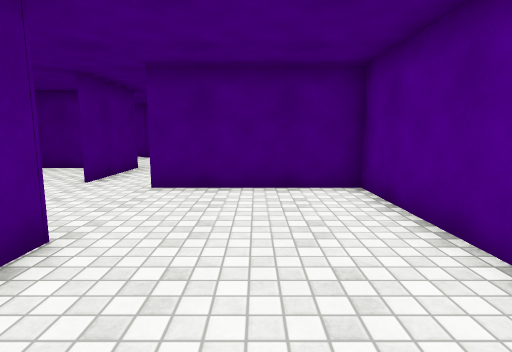
View 1 (above)

16 first-person views from a walk through a 3-D level made in the Unity game engine. The camera is 1.3 m above the floor, tilts 8° down and sees 80° across. The floor is counted in squares, 1 m on a side. Each view is taken from the middle of a square. On the plan, view 1 faces up. The plan holds only what a view shows up to about 14 squares ahead; the rest is blank. Surface patterns are stand-ins for the level's own textures.

View 2
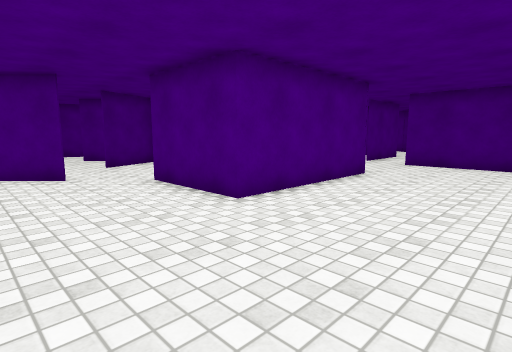

View 3
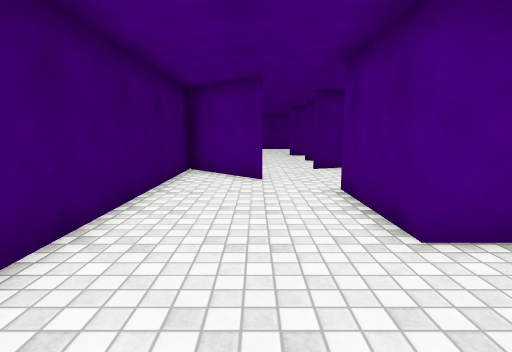

View 4
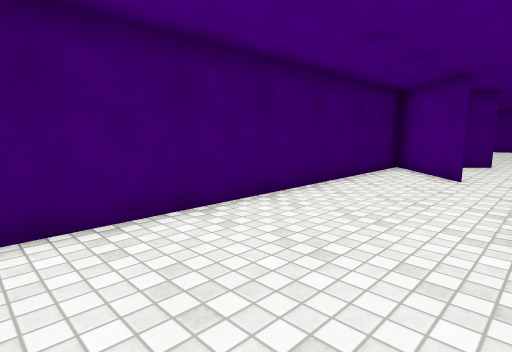

View 5
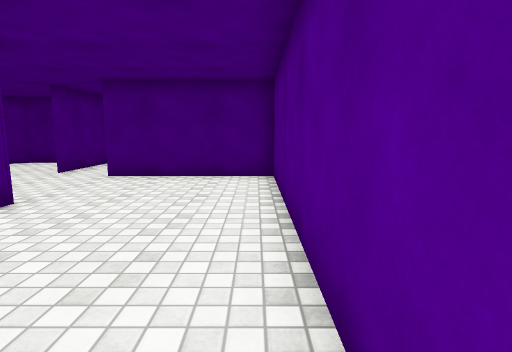

View 6
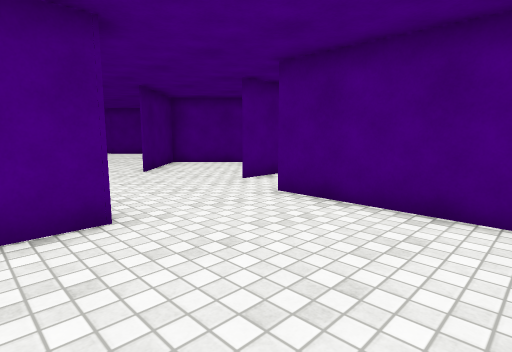

View 7
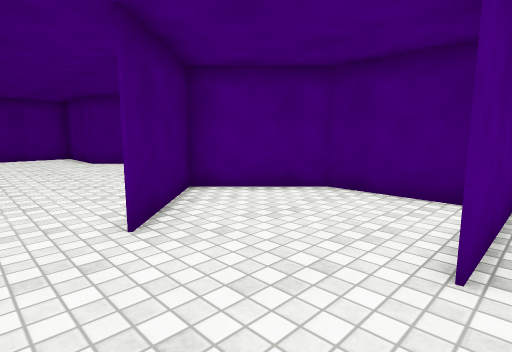

View 8
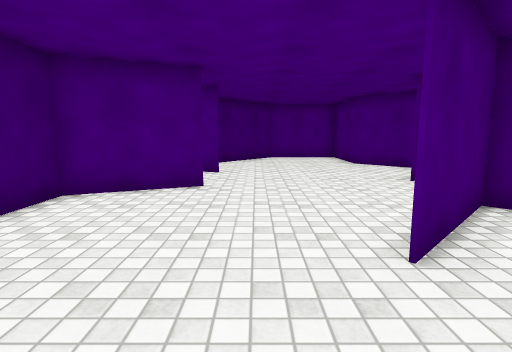

View 9
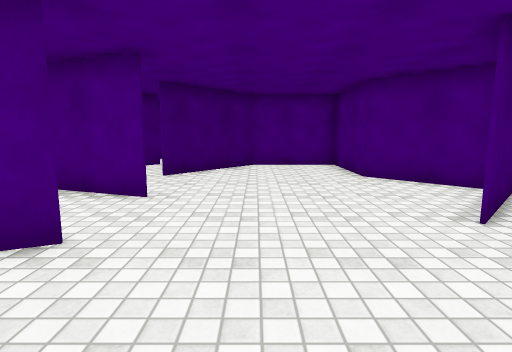

View 10
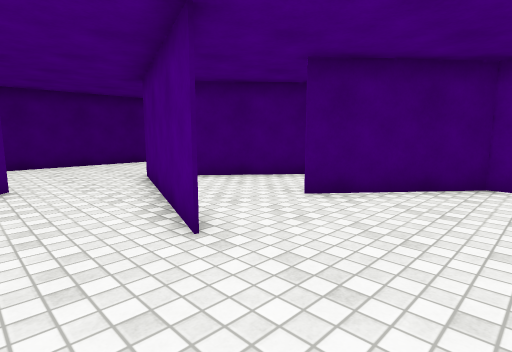

View 11
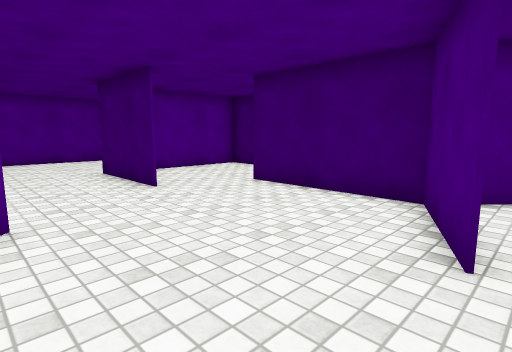

View 12
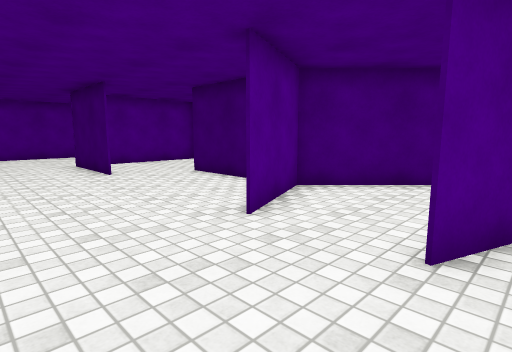

View 13
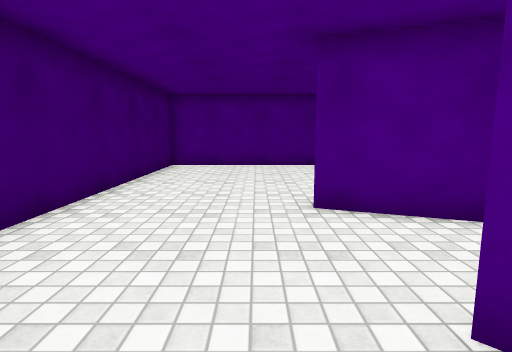

View 14
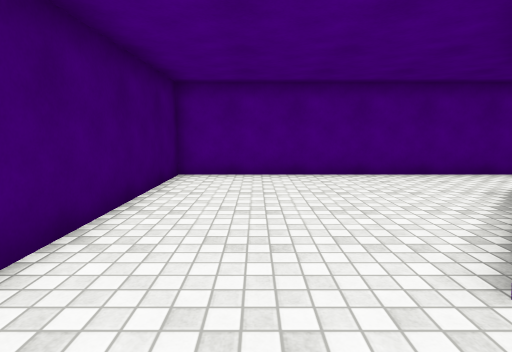

View 15
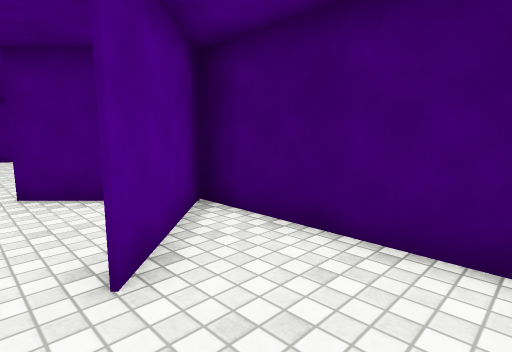

View 16
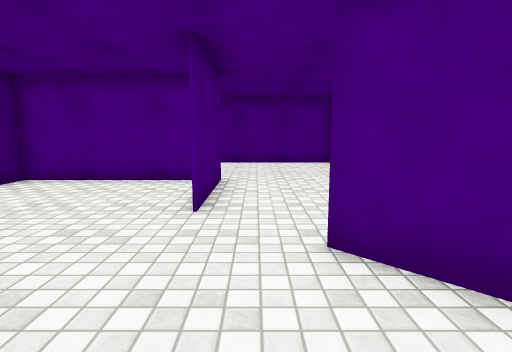

### Floor plan
Key: @ floor where view 1 was taken; # wall or solid block; . floor.
Columns run from 25 left of view 1 to 3 right of it. Each row starts with its distance up from view 1.
 12                  #####
 11         ####    ##...#
 10        ##..##  ##....#
  9    #####...... #.....#.
  8    #...........##....#.
  7    #............##.....######
  6    ##.......................#
  5     ##......................#
  4 #.   ##............####.....#
  3 #..   #..##..#........#.....#
  2 #...#....#...#........#.....#
  1 #...##...#...######...#.....#
  0 #....##.##..###.......#..@..#
 -1 #.....###..##.##......#.....#
 -2 #..................####.....#
 -3 #...........................#
 -4 #............#...#..........#
 -5 #............##.##..........#
 -6 #.............###...........#
 -7 #############################

Positions as (right, up) in squares from view 1, and headings:
1: (0, 0), facing up
2: (2, -6), facing up-left
3: (1, -4), facing left
4: (2, -2), facing down-left
5: (2, -2), facing up
6: (2, 2), facing up-left
7: (-4, 5), facing up-left
8: (-5, 5), facing left
9: (-9, 6), facing left
10: (-13, 7), facing down-left
11: (-13, 7), facing down-right
12: (-16, 7), facing down-right
13: (-12, -3), facing left
14: (-15, -4), facing left
15: (-15, -3), facing down-right
16: (-11, -3), facing right
